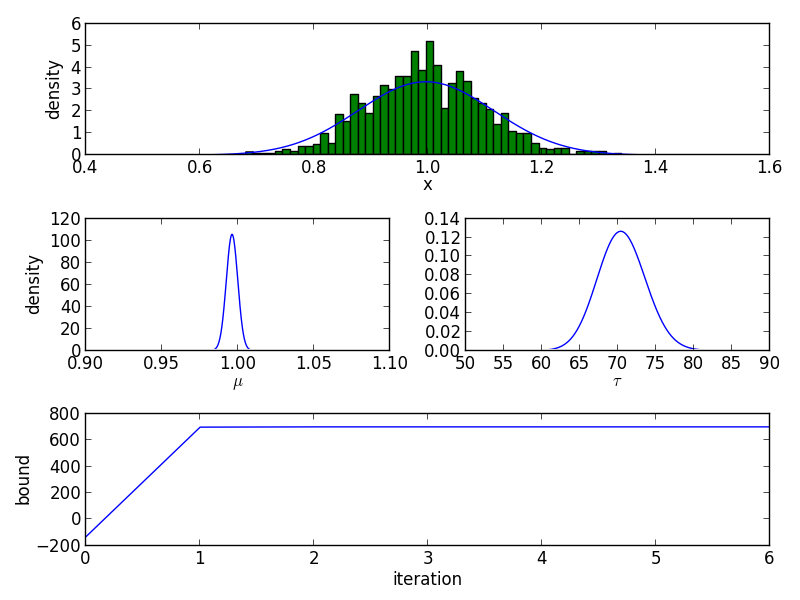

Write Python code to recreate this figure.
#! /usr/bin/env python

import numpy as np
import matplotlib.pyplot as plt
from matplotlib import cm

from tfbayes.fg import *

# example factor graph
################################################################################

def construct_fg(data):
    data = map(lambda x: [x], data)
    fg  = factor_graph_t()
    # factor graph inside the plate
    fg += normal_fnode_t("normal1")
    fg += normal_vnode_t("x")
    fg.link("normal1:output", "x")
    # replicate this graph n-1 times
    fg.replicate(len(data)-1)
    # construct graph outside the plate
    fg += normal_fnode_t("normal2", 0, 0.01)
    fg += normal_vnode_t("mu")
    fg += gamma_fnode_t ("gamma", 1, 2)
    fg += gamma_vnode_t ("tau")
    fg.link("normal2:output", "mu")
    fg.link("gamma:output",   "tau")
    # connect v2 and v3 to all factors f1
    # within the plate
    fg.link("normal1:mean",      "mu")
    fg.link("normal1:precision", "tau")
    # loop over all variable nodes v1
    for i, d in enumerate(data):
        fg.variable_node("x", i).condition([d])
    return fg

# utility
################################################################################

def plot_density(ax, d, x_limits, xlab="", ylab="", n=1001):
    x = np.linspace(x_limits[0], x_limits[1], num=n)
    y = map(lambda xp: d([xp]), x)
    ax.set_xlabel(xlab)
    ax.set_ylabel(ylab)
    return ax.plot(x,y)

def plot_fg(fg, data, bound):
    # obtain estimates
    e_mu  = fg["mu" ].moments(0)
    e_tau = fg["tau"].moments(1)
    d     = normal_distribution_t(e_mu, e_tau)
    d1    = fg["mu" ]
    d2    = fg["tau"]
    # plot result
    plt.clf()
    ax1 = plt.subplot2grid((3,2), (0,0), colspan=2)
    ax2 = plt.subplot2grid((3,2), (1,0))
    ax3 = plt.subplot2grid((3,2), (1,1))
    ax4 = plt.subplot2grid((3,2), (2,0), colspan=2)
    plot_density(ax1, d,  [ 0.5,  1.5], xlab="x", ylab="density")
    plot_density(ax2, d1, [ 0.9,  1.1], xlab=r'$\mu$', ylab="density")
    plot_density(ax3, d2, [50, 90], xlab=r'$\tau$')
    ax1.hist(data, 50, normed=1)
    ax4.plot(bound)
    ax4.set_xlabel("iteration")
    ax4.set_ylabel("bound")
    plt.tight_layout()
    #plt.savefig("factor-graph-test-2.png")
    plt.show()

# test
################################################################################

# generate some data
mu    = 1
sigma = 0.1
data  = np.random.normal(mu, sigma, 1000)

# construct and execute the factor graph
fg = construct_fg(data)
bound = fg()

plot_fg(fg, data, bound[1:])
